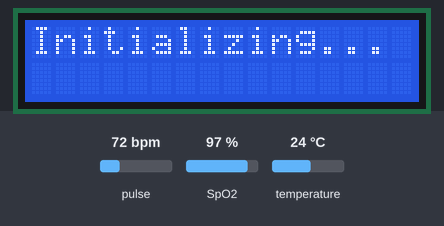
Simulated run of this sketch. Board: ESP8266 (NodeMCU). Parts: 16×2 character LCD. The test bench sets the inputs (shaded band); at power-on: temperature 24 °C, pulse 72 bpm, SpO2 97 %. What the sketch prints to the serial monitor is not drawn.

Above: at 0.1 s.
3.3 s: temperature set to 1 °C
At 8.9 s:
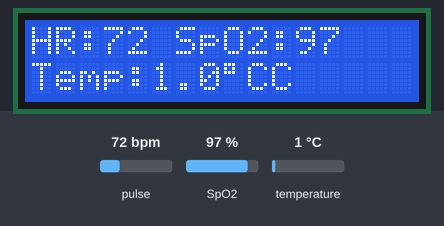
9.5 s: pulse set to 42 bpm
At 12.6 s:
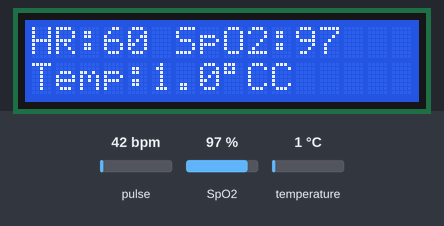
13.5 s: SpO2 set to 80 %
At 16.3 s:
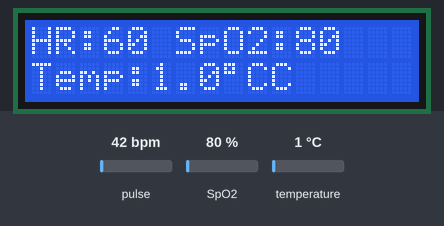
17.4 s: pulse set to 70 bpm
At 21.0 s:
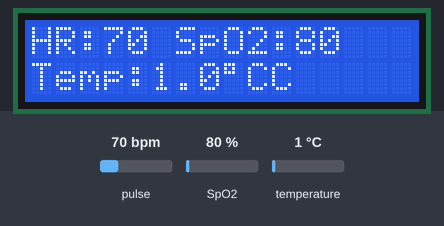
21.3 s: SpO2 set to 85 %
At 24.9 s:
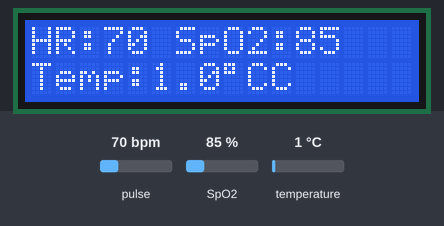
Timing chart, 0 to 26.2 s (numbered marks = the images above; inputs shaded):
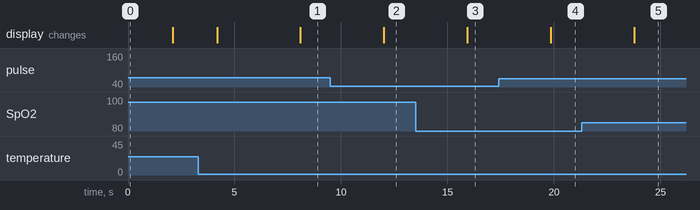

Measured:
- after the input at 3.3 s, the display: first differs from a run without the input after 4.8 s (image 1)
- after the input at 9.5 s, the display: changes after 2.5 s (image 2)
- after the input at 13.5 s, the display: changes after 2.4 s (image 3)
- after the input at 17.4 s, the display: changes after 2.5 s (image 4)
- after the input at 21.3 s, the display: changes after 2.5 s (image 5)

The sketch:

health__monitor_final_1_.ino
```cpp
#include <Wire.h>
#include "MAX30105.h"
#include "spo2_algorithm.h"
#include <LiquidCrystal_I2C.h>
#include <OneWire.h>
#include <DallasTemperature.h>

// MAX30102
MAX30105 particleSensor;
#define MAX_BUFFER_SIZE 32
uint32_t irBuffer[MAX_BUFFER_SIZE];
uint32_t redBuffer[MAX_BUFFER_SIZE];
int32_t spo2;
int8_t validSPO2;
int32_t heartRate;
int8_t validHeartRate;

// DS18B20
#define ONE_WIRE_BUS D3  // GPIO0
OneWire oneWire(ONE_WIRE_BUS);
DallasTemperature sensors(&oneWire);
float temperatureC = 0.0;

// LCD
LiquidCrystal_I2C lcd(0x27, 16, 2);

void setup() {
  Serial.begin(115200);
  lcd.init();
  lcd.backlight();
  lcd.setCursor(0, 0);
  lcd.print("Initializing...");

  if (particleSensor.begin(Wire, I2C_SPEED_STANDARD)) {
    particleSensor.setup(60, 4, 2, 100, 411, 4096);
    particleSensor.setPulseAmplitudeRed(0x3F);
    particleSensor.setPulseAmplitudeIR(0x3F);
    Serial.println("MAX30102 Ready");
  } else {
    lcd.clear();
    lcd.print("MAX30102 Error");
    while (1);
  }

  sensors.begin();
  if (sensors.getDeviceCount() == 0) {
    lcd.clear();
    lcd.print("DS18B20 Error");
    while (1);
  }

  delay(2000);
  lcd.clear();
}

void loop() {
  // Read Temperature
  sensors.requestTemperatures();
  float temp = sensors.getTempCByIndex(0);
  if (temp != DEVICE_DISCONNECTED_C) {
    temperatureC = temp;
  }

  // Read HR and SpO2
  for (int i = 0; i < MAX_BUFFER_SIZE; i++) {
    while (!particleSensor.available()) particleSensor.check();
    redBuffer[i] = particleSensor.getRed();
    irBuffer[i] = particleSensor.getIR();
    particleSensor.nextSample();
    delay(2);
  }

  maxim_heart_rate_and_oxygen_saturation(irBuffer, MAX_BUFFER_SIZE, redBuffer,
    &spo2, &validSPO2, &heartRate, &validHeartRate);

  if (validHeartRate && heartRate > 0) {
    heartRate = constrain(heartRate, 60, 120);
  }

  // Show on LCD
  lcd.setCursor(0, 0);
  lcd.print("HR:");
  validHeartRate ? lcd.print(heartRate) : lcd.print("--");
  lcd.print(" SpO2:");
  validSPO2 ? lcd.print(spo2) : lcd.print("--");

  lcd.setCursor(0, 1);
  lcd.print("Temp:");
  lcd.print(temperatureC, 1);
  lcd.print((char)223); lcd.print("C");

  // Also print to Serial Monitor
  Serial.print("HR: ");
  Serial.print(validHeartRate ? heartRate : 0);
  Serial.print(" | SpO2: ");
  Serial.print(validSPO2 ? spo2 : 0);
  Serial.print(" | Temp: ");
  Serial.println(temperatureC);

  delay(2000);
}
```
